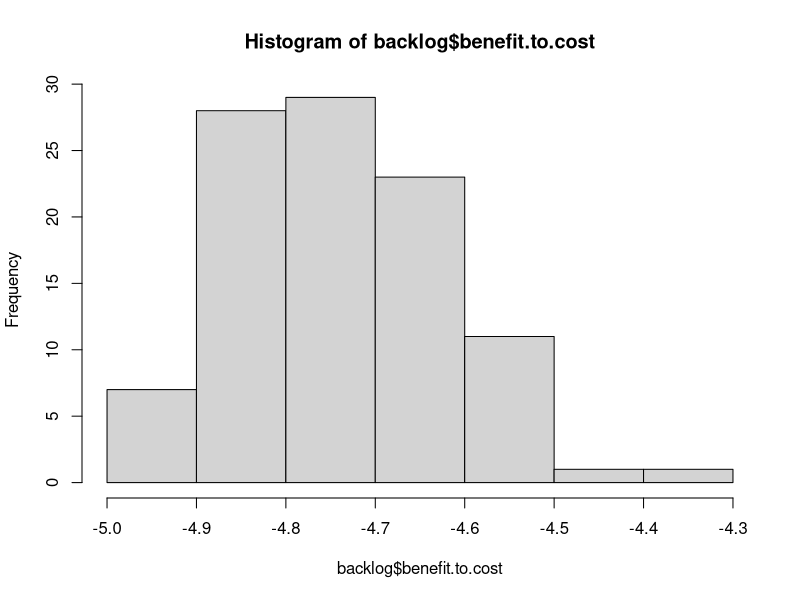
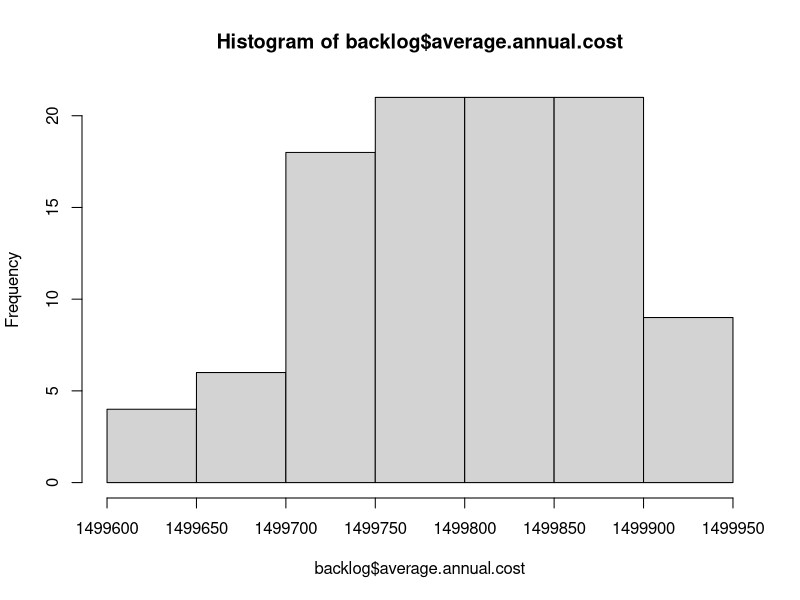
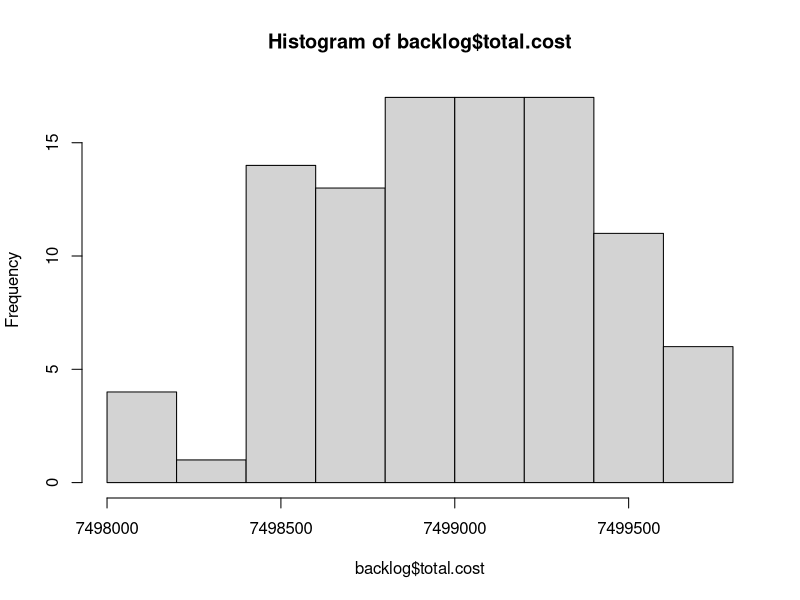
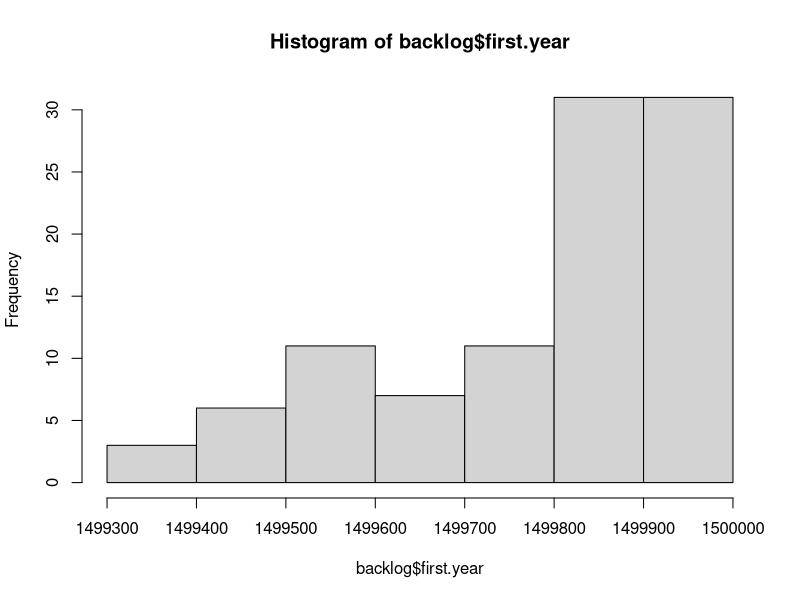

Recreate these plots in R, in order. (Note: this script raises an error after producing the figures.)
# Read Me ####
# This code analyzes data from FST, the City's pavement consultant
# It models the cost and PCI degredation in order to optimize pavement decisions
# OCI value = PCI.  Note these scores are from November 2012.
# Created By Daniel Hadley

# Considerations: 
# 1. The knapsack approximates an optimal outcome, but needs to be inspected in cases where the 
# limit is low,E.g., http://oucsace.cs.ohiou.edu/~razvan/courses/cs4040/lecture16.pdf
# 2. The model makes assumptions about the differences in PCI reset of various treatment types.
# It assumes that patching only resets to PCI + 6, for example. 

library("plyr")


# Import data ####
# setwd("K:/Somerstat/Common/Data/2014 StreetStat/PCI_Code")
setwd ("~/Documents/Git/PCI_Code") #at home
d <- read.csv("PCI.csv")


# Create new variables #### 
d$sq.ft <- d$PavementWi * d$Length # Sq. Feet
d$sq.yd <- d$sq.ft * 0.111111 # Sq. Yards


# Functions needed for the model: ####
# f(Age) = PCI, f(PCI) = AGE, f(Age, Pave, Old PCI) = New PCI 
# f(PCI) = AGE, f(PCI) = Cost, f(knapsack) = pave 

# f(Age) = PCI
# Referenes below
# http://onlinepubs.trb.org/onlinepubs/conferences/2012/assetmgmt/presentations/Data-A-Ramirez-Flores-Chang-Albitres.pdf
# https://repository.tamu.edu/bitstream/handle/1969.1/ETD-TAMU-2009-05-317/DESHMUKH-THESIS.pdf?sequence=2
# http://www.mylongview.com/modules/showdocument.aspx?documentid=631
# See AnalyzePCI.R
PCIf <- function(AGE){ 
  PCI <- ifelse(d$Functional == "CO - Collector", 100 - (106/((log(79/AGE))^(1/.48))),
                ifelse(d$Functional == "AR - Arterial", 100 - (109/((log(88/AGE))^(1/.58))),
                       100 - (97/((log(110/AGE))^(1/.61)))
                ))
  return(PCI)
}


# f(PCI, Function, Sq.yd) = Cost 
Costf <- function(OCI, Functional, sq.yd){ 
  Cost <- ifelse((OCI >= 68) & (OCI < 88), 1.8,
         ifelse((OCI >= 47) & (OCI < 68), 18.50,
                ifelse((OCI >= 25) & (OCI < 47) & (Functional == "RT - Residential Local"), 76.80,
                       ifelse((OCI >= 25) & (OCI < 47) & (Functional == "RE - Residential Dead End"), 76.80,
                              ifelse((OCI >= 25) & (OCI < 47) & (Functional == "CO - Collector" ), 91.10,
                                     ifelse((OCI >= 25) & (OCI < 47) & (Functional == "AR - Arterial"), 91.10,
                                            ifelse((OCI >= 0) & (OCI < 25) & (Functional == "RT - Residential Local"), 139.80,
                                                   ifelse((OCI >= 0) & (OCI < 25) & (Functional == "RE - Residential Dead End"), 139.80,
                                                          ifelse((OCI >= 0) & (OCI < 25) & (Functional == "CO - Collector"), 147.70,
                                                                 ifelse((OCI >= 0) & (OCI < 25) & (Functional == "AR - Arterial"), 162.10,
                                                                        ifelse(OCI >= 88, 0, 360)))))))))))
  return(Cost*sq.yd)
}


#f(Pave, Previous Year's Moritorium) = Moritorium
Moritoriumf <- function(Pave, MoritoriumX){
  Moritorium <- ifelse(Pave == 1, 1, 
                       ifelse((MoritoriumX > 0) & (MoritoriumX < 3), 1 + MoritoriumX,
                              0 
                              ))
  return(Moritorium)
}


# f(PCI) = delta
# This takes the current PCI and calculates the difference between that and the PCI post treatment
# This is essentially the "value" in the knapsack algo
# The penultimate line ensures that during the moratorium (3 years after work is done), that
# street is not selected for maintenance yet
Deltaf <- function(OldOCI, sq.yd, Moratorium){ 
   Delta <- ifelse((OldOCI >= 68) & (OldOCI < 88) & (Moratorium == 0), ((OldOCI + 8) * sq.yd) - (OldOCI * sq.yd),
                   ifelse((OldOCI >= 47) & (OldOCI < 68) & (Moratorium == 0), ((OldOCI + 7) * sq.yd) - (OldOCI * sq.yd),
                   # why + 8 and +9: http//www.ci.san-ramon.ca.us/engr/pavement.html
                   ifelse((OldOCI >= 25) & (OldOCI < 47) & (Moratorium == 0), (96 * sq.yd) - (OldOCI * sq.yd),
                          ifelse(Moratorium != 0, 0, 
                          (100 * sq.yd) - (OldOCI * sq.yd)
                                 ))))                      
  return(Delta)
}


# # f(value, weight, limit ) = pave. This is the OLD Pave function
# # This is a greedy approximation to the Knapsack algorithm
# knapsack <- function(value, weight, limit){
#   benefit.to.cost <- value / weight #Create ratio
#   df = data.frame(value, weight, benefit.to.cost) # turn it into a DF
#   df$ID <- (1:nrow(df)) # add ID to resort later
#   df <- df[with(df, order(-benefit.to.cost)), ] # Sort by benefit.to.cost
#   rownames(df) <- NULL # Reset the row names for easier indexing
#   df$total.weight <- ifelse(cumsum(df$weight) <= limit, cumsum(df$weight), 0) # Add first items that fit
#   # I need to add a break here if nothing fits in the bag on the first pass
#   for(i in 2:nrow(df)){ #Start in row 2 because some values have been added above
#     df$total.weight[i] <- ifelse(df$weight[i] + df$total.weight[i-1] <= limit, # If adding won't go over limit
#                                  df$weight[i] + df$total.weight[i-1], df$total.weight[i-1]) # If it will, keep Weight the same
#   }
#   df$add <- 0
#   df$add[1] <- ifelse(df$total.weight[1] > 0, 1, 0)
#   for(i in 2:nrow(df)){ #Start in row 2 
#     df$add[i] <- ifelse(df$total.weight[i] > df$total.weight[i-1], 1, 0) # 1 if it has been added
#   }
#   df$add <- ifelse(df$benefit.to.cost == 0, 0, df$add) #To avoid paving streets under moratorium
#   df$add <- ifelse(df$value == 0, 0, df$add)
#   df <- df[with(df, order(ID)), ] # Resort by ID
#   rownames(df) <- NULL # Reset the row names for easier indexing
#   return(df$add)
# }


# f(value, weight, limit preventive maintenance, limit reconstruction) = pave. This is the basic Pave function
# This is a greedy approximation to the Knapsack algorithm
knapsack <- function(value, weight, limitPM, limitR, PCI){
  benefit.to.cost <- value / weight #Create ratio
  df = data.frame(value, weight, benefit.to.cost, PCI) # turn it into a DF
  df$ID <- (1:nrow(df)) # add ID to resort later
  df <- df[with(df, order(-benefit.to.cost)), ] # Sort by benefit.to.cost
  rownames(df) <- NULL # Reset the row names for easier indexing
  df$total.weight <- ifelse(cumsum(df$weight) <= limitPM, cumsum(df$weight), 0) # Add first items that fit
  # I need to add a break here if nothing fits in the bag on the first pass
  for(i in 2:nrow(df)){ #Start in row 2 because some values have been added above
    df$total.weight[i] <- ifelse(df$weight[i] + df$total.weight[i-1] <= limitPM, # If adding won't go over limit
                                 df$weight[i] + df$total.weight[i-1], df$total.weight[i-1]) # If it will, keep Weight the same
  }
  df$add <- 0
  df$add[1] <- ifelse(df$total.weight[1] > 0, 1, 0)
  for(i in 2:nrow(df)){ #Start in row 2 
    df$add[i] <- ifelse(df$total.weight[i] > df$total.weight[i-1], 1, 0) # 1 if it has been added
  }
  df$add <- ifelse(df$benefit.to.cost == 0, 0, df$add) #To avoid paving streets under moratorium
  df$add <- ifelse(df$value == 0, 0, df$add)
  # Now do it all again for full reconstruction of the worst streets
  df <- df[with(df, order(PCI)), ] # Sort by PCI
  rownames(df) <- NULL # Reset the row names for easier indexing
  df$total.weight.a <- ifelse(cumsum(df$weight) <= limitR, cumsum(df$weight), 0) # Add first items that fit
  # I need to add a break here if nothing fits in the bag on the first pass
  for(i in 2:nrow(df)){ #Start in row 2 because some values have been added above
    df$total.weight.a[i] <- ifelse(df$weight[i] + df$total.weight.a[i-1] <= limitR, # If adding won't go over limit
                                 df$weight[i] + df$total.weight.a[i-1], df$total.weight.a[i-1]) # If it will, keep Weight the same
  }
  df$add.a <- 0
  df$add.a[1] <- ifelse(df$total.weight.a[1] > 0, 1, 0)
  for(i in 2:nrow(df)){ #Start in row 2 
    df$add.a[i] <- ifelse(df$total.weight.a[i] > df$total.weight.a[i-1], 1, 0) # 1 if it has been added
  }
  df$add.a <- ifelse(df$benefit.to.cost == 0, 0, df$add.a) #To avoid paving streets under moratorium
  df$add.a <- ifelse(df$value == 0, 0, df$add.a)
  # now resort
  df <- df[with(df, order(ID)), ] # Resort by ID
  rownames(df) <- NULL # Reset the row names for easier indexing
  df$pave <- ifelse((df$add == 1) | (df$add.a == 1), 1, 0)
  return(df$pave)
}


# f(Age, Pave, Old PCI) = New PCI
# See AnalyzePCI.R
NewPCIf <- function(AGE, Pave, OldOCI){
  NewPCI <- ifelse((OldOCI >= 68) & (OldOCI < 88) & (Pave == 1), OldOCI + 8,
                   # why + 7: http//www.ci.san-ramon.ca.us/engr/pavement.html
                   ifelse((OldOCI >= 47) & (OldOCI < 68) & (Pave == 1), OldOCI + 7,
                          ifelse((OldOCI >= 25) & (OldOCI < 47) & (Pave == 1), 96, 
                                 # http://www.mylongview.com/modules/showdocument.aspx?documentid=631
                                 ifelse((OldOCI >= 0) & (OldOCI < 25) & (Pave == 1), 100,
                                        ifelse((d$Functional == "CO - Collector") & (Pave == 0), 100 - (106/((log(79/AGE))^(1/.48))),
                                               ifelse((d$Functional == "AR - Arterial") & (Pave == 0), 100 - (109/((log(88/AGE))^(1/.58))),
                                                      100 - (97/((log(110/AGE))^(1/.61)))
                                 ))))))                      
  return(NewPCI)
}


# f(NewPCI) = New Age
Agef <- function(NewPCI){
  NewAge <- ifelse((d$Functional == "CO - Collector"), 79*(2.71828^(-9.37879/(100-NewPCI)^0.48)),
                   ifelse((d$Functional == "AR - Arterial"), 88*(2.71828^(-15.1952/(100-NewPCI)^0.58)),
                          110*(2.71828^(-16.2904/(100-NewPCI)^0.61))
                   ))
                   
  return(NewAge)
}


# Final model ####

  d$Age <- Agef(d$OCI) # Estimated age in Nov 2012
  d$backlog <- Costf(d$OCI, d$Functional, d$sq.yd) # Backlog in Nov 2012
  d$Moritorium <- 0 # Hold for three years between routine maintenance 
  d$Delta.a <- Deltaf(d$OCI, d$sq.yd, d$Moritorium) # Difference between old OCI and potential OCI
  d$Pave.a <- knapsack(d$Delta.a, d$backlog, 1000000, 1000000, d$OCI) # Pave or not in spring 2013
  d$cost.a <- ifelse(d$Pave.a == 1, Costf(d$OCI, d$Functional, d$sq.yd),0) #The cost to pave the selected streets
  d$Moritorium.a <- Moritoriumf(d$Pave.a, d$Moritorium) #if work has been done, hold for 3 years
  d$Age.Tmp <- (1 + d$Age) #Temporary to do the new PCI calculation
  d$PCI.a <-  NewPCIf(d$Age.Tmp, d$Pave.a, d$OCI)
  d$Age.a <- Agef(d$PCI.a) # The new "age" in Nov 2013. E.g., crack and seal streets are not brand new.
d$backlog.a <- Costf(d$PCI.a, d$Functional, d$sq.yd) #Backlog in Nov 2013
  d$Delta.b <- Deltaf(d$PCI.a, d$sq.yd, d$Moritorium.a)
  d$Pave.b <- knapsack(d$Delta.b, d$backlog.a, 1000000, 1000000, d$PCI.a)
  d$cost.b <- ifelse(d$Pave.b == 1, Costf(d$PCI.a, d$Functional, d$sq.yd),0)
  d$Moritorium.b <- Moritoriumf(d$Pave.b, d$Moritorium.a)
  d$Age.Tmp <- (1 + d$Age.a) 
  d$PCI.b <-  NewPCIf(d$Age.Tmp, d$Pave.b, d$PCI.a)
  d$Age.b <- Agef(d$PCI.b)
d$backlog.b <- Costf(d$PCI.b, d$Functional, d$sq.yd)
  d$Delta.c <- Deltaf(d$PCI.b, d$sq.yd, d$Moritorium.b)
  d$Pave.c <- knapsack(d$Delta.c, d$backlog.b, 1000000, 1000000, d$PCI.b)
  d$cost.c <- ifelse(d$Pave.c == 1, Costf(d$PCI.b, d$Functional, d$sq.yd),0)
  d$Moritorium.c <- Moritoriumf(d$Pave.c, d$Moritorium.b)
  d$Age.Tmp <- (1 + d$Age.b) 
  d$PCI.c <-  NewPCIf(d$Age.Tmp, d$Pave.c, d$PCI.b)
  d$Age.c <- Agef(d$PCI.c)
d$backlog.c <- Costf(d$PCI.c, d$Functional, d$sq.yd)
  d$Delta.d <- Deltaf(d$PCI.c, d$sq.yd, d$Moritorium.c)
  d$Pave.d <- knapsack(d$Delta.d, d$backlog.c, 1000000, 1000000, d$PCI.c)
  d$cost.d <- ifelse(d$Pave.d == 1, Costf(d$PCI.c, d$Functional, d$sq.yd),0)
  d$Moritorium.d <- Moritoriumf(d$Pave.d, d$Moritorium.c)
  d$Age.Tmp <- (1 + d$Age.c) 
  d$PCI.d <-  NewPCIf(d$Age.Tmp, d$Pave.d, d$PCI.c)
  d$Age.d <- Agef(d$PCI.d)
d$backlog.d <- Costf(d$PCI.d, d$Functional, d$sq.yd)
  d$Delta.e <- Deltaf(d$PCI.d, d$sq.yd, d$Moritorium.d)
  d$Pave.e <- knapsack(d$Delta.e, d$backlog.d, 1000000, 1000000, d$PCI.d)
  d$cost.e <- ifelse(d$Pave.e == 1, Costf(d$PCI.d, d$Functional, d$sq.yd),0)
  d$Moritorium.e <- Moritoriumf(d$Pave.e, d$Moritorium.d)
  d$Age.Tmp <- (1 + d$Age.d) 
  d$PCI.e <-  NewPCIf(d$Age.Tmp, d$Pave.e, d$PCI.d)
  d$Age.e <- Agef(d$PCI.e)
d$backlog.e <- Costf(d$PCI.e, d$Functional, d$sq.yd)


# Final model wrapped in a function ####

# f(n) = output
Modelf <- function(n){
  d$Age <- Agef(d$OCI) # Estimated age in Nov 2012
  d$backlog <- Costf(d$OCI, d$Functional, d$sq.yd) # Backlog in Nov 2012
  d$Moritorium <- 0 # Hold for three years between routine maintenance 
  d$Delta.a <- Deltaf(d$OCI, d$sq.yd, d$Moritorium) # Difference between old OCI and potential OCI
  d$Pave.a <- knapsack(d$Delta.a, d$backlog, 1000000, 1000000, d$OCI) # Pave or not in spring 2013
  d$cost.a <- ifelse(d$Pave.a == 1, Costf(d$OCI, d$Functional, d$sq.yd),0) #The cost to pave the selected streets
  d$Moritorium.a <- Moritoriumf(d$Pave.a, d$Moritorium) #if work has been done, hold for 3 years
  d$Age.Tmp <- (1 + d$Age) #Temporary to do the new PCI calculation
  d$PCI.a <-  NewPCIf(d$Age.Tmp, d$Pave.a, d$OCI)
  d$Age.a <- Agef(d$PCI.a) # The new "age" in Nov 2013. E.g., crack and seal streets are not brand new.
  d$backlog.a <- Costf(d$PCI.a, d$Functional, d$sq.yd) #Backlog in Nov 2013
  d$Delta.b <- Deltaf(d$PCI.a, d$sq.yd, d$Moritorium.a)
  d$Pave.b <- knapsack(d$Delta.b, d$backlog.a, 1000000, 1000000, d$PCI.a)
  d$cost.b <- ifelse(d$Pave.b == 1, Costf(d$PCI.a, d$Functional, d$sq.yd),0)
  d$Moritorium.b <- Moritoriumf(d$Pave.b, d$Moritorium.a)
  d$Age.Tmp <- (1 + d$Age.a) 
  d$PCI.b <-  NewPCIf(d$Age.Tmp, d$Pave.b, d$PCI.a)
  d$Age.b <- Agef(d$PCI.b)
  d$backlog.b <- Costf(d$PCI.b, d$Functional, d$sq.yd)
  d$Delta.c <- Deltaf(d$PCI.b, d$sq.yd, d$Moritorium.b)
  d$Pave.c <- knapsack(d$Delta.c, d$backlog.b, 1000000, 1000000, d$PCI.b)
  d$cost.c <- ifelse(d$Pave.c == 1, Costf(d$PCI.b, d$Functional, d$sq.yd),0)
  d$Moritorium.c <- Moritoriumf(d$Pave.c, d$Moritorium.b)
  d$Age.Tmp <- (1 + d$Age.b) 
  d$PCI.c <-  NewPCIf(d$Age.Tmp, d$Pave.c, d$PCI.b)
  d$Age.c <- Agef(d$PCI.c)
  d$backlog.c <- Costf(d$PCI.c, d$Functional, d$sq.yd)
  d$Delta.d <- Deltaf(d$PCI.c, d$sq.yd, d$Moritorium.c)
  d$Pave.d <- knapsack(d$Delta.d, d$backlog.c, 1000000, 1000000, d$PCI.c)
  d$cost.d <- ifelse(d$Pave.d == 1, Costf(d$PCI.c, d$Functional, d$sq.yd),0)
  d$Moritorium.d <- Moritoriumf(d$Pave.d, d$Moritorium.c)
  d$Age.Tmp <- (1 + d$Age.c) 
  d$PCI.d <-  NewPCIf(d$Age.Tmp, d$Pave.d, d$PCI.c)
  d$Age.d <- Agef(d$PCI.d)
  d$backlog.d <- Costf(d$PCI.d, d$Functional, d$sq.yd)
  d$Delta.e <- Deltaf(d$PCI.d, d$sq.yd, d$Moritorium.d)
  d$Pave.e <- knapsack(d$Delta.e, d$backlog.d, 1000000, 1000000, d$PCI.d)
  d$cost.e <- ifelse(d$Pave.e == 1, Costf(d$PCI.d, d$Functional, d$sq.yd),0)
  d$Moritorium.e <- Moritoriumf(d$Pave.e, d$Moritorium.d)
  d$Age.Tmp <- (1 + d$Age.d) 
  d$PCI.e <-  NewPCIf(d$Age.Tmp, d$Pave.e, d$PCI.d)
  d$Age.e <- Agef(d$PCI.e)
  d$backlog.e <- Costf(d$PCI.e, d$Functional, d$sq.yd)
#   Now create the outputs
backlog <- sum(d$backlog.e)
backlog.reduction <- (sum(d$backlog)) - (sum(d$backlog.e))
total.cost <- sum(d$cost.a, d$cost.b, d$cost.c, d$cost.d, d$cost.e)
benefit.to.cost <- backlog.reduction / total.cost
average.annual.cost <- ((sum(d$cost.a)) + (sum(d$cost.b)) + (sum(d$cost.c)) + 
                          (sum(d$cost.d)) + (sum(d$cost.e))) / 5
first.year <- sum(d$cost.a)
output <- list(backlog, backlog.reduction, total.cost, benefit.to.cost, average.annual.cost, first.year)
return(output)
}

Modelf(1)


# Stochastic Model for comparison ####
# f(value, weight, limit ) = pave. 
# This is a greedy approximation to the Knapsack algorithm
knapsack <- function(value, weight, limit){
  benefit.to.cost <- sample(1:573, 573, replace=F) #Instead of real ratio, make it random
  df = data.frame(value, weight, benefit.to.cost) # turn it into a DF
  df$ID <- (1:nrow(df)) # add ID to resort later
  df <- df[with(df, order(-benefit.to.cost)), ] # Sort by benefit.to.cost
  rownames(df) <- NULL # Reset the row names for easier indexing
  df$total.weight <- ifelse(cumsum(df$weight) <= limit, cumsum(df$weight), 0) # Add first items that fit
  # I need to add a break here if nothing fits in the bag on the first pass
  for(i in 2:nrow(df)){ #Start in row 2 because some values have been added above
    df$total.weight[i] <- ifelse(df$weight[i] + df$total.weight[i-1] <= limit, # If adding won't go over limit
                                 df$weight[i] + df$total.weight[i-1], df$total.weight[i-1]) # If it will, keep Weight the same
  }
  df$add <- 0
  df$add[1] <- ifelse(df$total.weight[1] > 0, 1, 0)
  for(i in 2:nrow(df)){ #Start in row 2 
    df$add[i] <- ifelse(df$total.weight[i] > df$total.weight[i-1], 1, 0) # 1 if it has been added
  }
  df <- df[with(df, order(ID)), ] # Resort by ID
  rownames(df) <- NULL # Reset the row names for easier indexing
  return(df$add)
}


Modelf <- function(n){
  d$Age <- Agef(d$OCI) # Estimated age in Nov 2012
  d$backlog <- Costf(d$OCI, d$Functional, d$sq.yd) # Backlog in Nov 2012
  d$Moritorium <- 0 # Hold for three years between routine maintenance 
  d$Delta.a <- Deltaf(d$OCI, d$sq.yd, d$Moritorium) # Difference between old OCI and potential OCI
  d$Pave.a <- knapsack(d$Delta.a, d$backlog, 1500000) # Pave or not in spring 2013
  d$cost.a <- ifelse(d$Pave.a == 1, Costf(d$OCI, d$Functional, d$sq.yd),0) #The cost to pave the selected streets
  d$Moritorium.a <- Moritoriumf(d$Pave.a, d$Moritorium) #if work has been done, hold for 3 years
  d$Age.Tmp <- (1 + d$Age) #Temporary to do the new PCI calculation
  d$PCI.a <-  NewPCIf(d$Age.Tmp, d$Pave.a, d$OCI)
  d$Age.a <- Agef(d$PCI.a) # The new "age" in Nov 2013. E.g., crack and seal streets are not brand new.
  d$backlog.a <- Costf(d$PCI.a, d$Functional, d$sq.yd) #Backlog in Nov 2013
  d$Delta.b <- Deltaf(d$PCI.a, d$sq.yd, d$Moritorium.a)
  d$Pave.b <- knapsack(d$Delta.b, d$backlog.a, 1500000)
  d$cost.b <- ifelse(d$Pave.b == 1, Costf(d$PCI.a, d$Functional, d$sq.yd),0)
  d$Moritorium.b <- Moritoriumf(d$Pave.b, d$Moritorium.a)
  d$Age.Tmp <- (1 + d$Age.a) 
  d$PCI.b <-  NewPCIf(d$Age.Tmp, d$Pave.b, d$PCI.a)
  d$Age.b <- Agef(d$PCI.b)
  d$backlog.b <- Costf(d$PCI.b, d$Functional, d$sq.yd)
  d$Delta.c <- Deltaf(d$PCI.b, d$sq.yd, d$Moritorium.b)
  d$Pave.c <- knapsack(d$Delta.c, d$backlog.b, 1500000)
  d$cost.c <- ifelse(d$Pave.c == 1, Costf(d$PCI.b, d$Functional, d$sq.yd),0)
  d$Moritorium.c <- Moritoriumf(d$Pave.c, d$Moritorium.b)
  d$Age.Tmp <- (1 + d$Age.b) 
  d$PCI.c <-  NewPCIf(d$Age.Tmp, d$Pave.c, d$PCI.b)
  d$Age.c <- Agef(d$PCI.c)
  d$backlog.c <- Costf(d$PCI.c, d$Functional, d$sq.yd)
  d$Delta.d <- Deltaf(d$PCI.c, d$sq.yd, d$Moritorium.c)
  d$Pave.d <- knapsack(d$Delta.d, d$backlog.c, 1500000)
  d$cost.d <- ifelse(d$Pave.d == 1, Costf(d$PCI.c, d$Functional, d$sq.yd),0)
  d$Moritorium.d <- Moritoriumf(d$Pave.d, d$Moritorium.c)
  d$Age.Tmp <- (1 + d$Age.c) 
  d$PCI.d <-  NewPCIf(d$Age.Tmp, d$Pave.d, d$PCI.c)
  d$Age.d <- Agef(d$PCI.d)
  d$backlog.d <- Costf(d$PCI.d, d$Functional, d$sq.yd)
  d$Delta.e <- Deltaf(d$PCI.d, d$sq.yd, d$Moritorium.d)
  d$Pave.e <- knapsack(d$Delta.e, d$backlog.d, 1500000)
  d$cost.e <- ifelse(d$Pave.e == 1, Costf(d$PCI.d, d$Functional, d$sq.yd),0)
  d$Moritorium.e <- Moritoriumf(d$Pave.e, d$Moritorium.d)
  d$Age.Tmp <- (1 + d$Age.d) 
  d$PCI.e <-  NewPCIf(d$Age.Tmp, d$Pave.e, d$PCI.d)
  d$Age.e <- Agef(d$PCI.e)
  d$backlog.e <- Costf(d$PCI.e, d$Functional, d$sq.yd)
  #   Now create the outputs
  backlog <- sum(d$backlog.e)
  backlog.reduction <- (sum(d$backlog)) - (sum(d$backlog.e))
  total.cost <- sum(d$cost.a, d$cost.b, d$cost.c, d$cost.d, d$cost.e)
  benefit.to.cost <- backlog.reduction / total.cost
  average.annual.cost <- ((sum(d$cost.a)) + (sum(d$cost.b)) + (sum(d$cost.c)) + 
                            (sum(d$cost.d)) + (sum(d$cost.e))) / 5
  first.year <- sum(d$cost.a)
  output <- list(backlog, backlog.reduction, total.cost, benefit.to.cost, average.annual.cost, first.year)
  return(output)
}

Modelf(1)

# Now run the function X number of times
# http://stats.stackexchange.com/questions/7999/how-to-efficiently-repeat-a-function-on-a-data-set-in-r
library("plyr")
l <- alply(cbind(rep(100,100),rep(20,10)),1,Modelf)
backlog <- data.frame(matrix(unlist(l), nrow=100, byrow=T))
colnames(backlog) <- c("backlog", "backlog.reduction", "total.cost", "benefit.to.cost", 
                       "average.annual.cost", "first.year")

hist(backlog$benefit.to.cost)
hist(backlog$average.annual.cost)
hist(backlog$total.cost)
hist(backlog$first.year)


# Final model for comparison to consultant: cap = $2m + $2m worst streets  ####
# Backlog after 5 years for consultant spending $4.5 m is $81,115,018 m.

# f(n) = output
Modelf <- function(n){
  d$Age <- Agef(d$OCI) # Estimated age in Nov 2012
  d$backlog <- Costf(d$OCI, d$Functional, d$sq.yd) # Backlog in Nov 2012
  d$Moritorium <- 0 # Hold for three years between routine maintenance 
  d$Delta.a <- Deltaf(d$OCI, d$sq.yd, d$Moritorium) # Difference between old OCI and potential OCI
  d$Pave.a <- knapsack(d$Delta.a, d$backlog, 2000000, 2000000, d$OCI) # Pave or not in spring 2013
  d$cost.a <- ifelse(d$Pave.a == 1, Costf(d$OCI, d$Functional, d$sq.yd),0) #The cost to pave the selected streets
  d$Moritorium.a <- Moritoriumf(d$Pave.a, d$Moritorium) #if work has been done, hold for 3 years
  d$Age.Tmp <- (1 + d$Age) #Temporary to do the new PCI calculation
  d$PCI.a <-  NewPCIf(d$Age.Tmp, d$Pave.a, d$OCI)
  d$Age.a <- Agef(d$PCI.a) # The new "age" in Nov 2013. E.g., crack and seal streets are not brand new.
  d$backlog.a <- Costf(d$PCI.a, d$Functional, d$sq.yd) #Backlog in Nov 2013
  d$Delta.b <- Deltaf(d$PCI.a, d$sq.yd, d$Moritorium.a)
  d$Pave.b <- knapsack(d$Delta.b, d$backlog.a, 2000000, 2000000, d$PCI.a)
  d$cost.b <- ifelse(d$Pave.b == 1, Costf(d$PCI.a, d$Functional, d$sq.yd),0)
  d$Moritorium.b <- Moritoriumf(d$Pave.b, d$Moritorium.a)
  d$Age.Tmp <- (1 + d$Age.a) 
  d$PCI.b <-  NewPCIf(d$Age.Tmp, d$Pave.b, d$PCI.a)
  d$Age.b <- Agef(d$PCI.b)
  d$backlog.b <- Costf(d$PCI.b, d$Functional, d$sq.yd)
  d$Delta.c <- Deltaf(d$PCI.b, d$sq.yd, d$Moritorium.b)
  d$Pave.c <- knapsack(d$Delta.c, d$backlog.b, 2000000, 2000000, d$PCI.b)
  d$cost.c <- ifelse(d$Pave.c == 1, Costf(d$PCI.b, d$Functional, d$sq.yd),0)
  d$Moritorium.c <- Moritoriumf(d$Pave.c, d$Moritorium.b)
  d$Age.Tmp <- (1 + d$Age.b) 
  d$PCI.c <-  NewPCIf(d$Age.Tmp, d$Pave.c, d$PCI.b)
  d$Age.c <- Agef(d$PCI.c)
  d$backlog.c <- Costf(d$PCI.c, d$Functional, d$sq.yd)
  d$Delta.d <- Deltaf(d$PCI.c, d$sq.yd, d$Moritorium.c)
  d$Pave.d <- knapsack(d$Delta.d, d$backlog.c, 2000000, 2000000, d$PCI.c)
  d$cost.d <- ifelse(d$Pave.d == 1, Costf(d$PCI.c, d$Functional, d$sq.yd),0)
  d$Moritorium.d <- Moritoriumf(d$Pave.d, d$Moritorium.c)
  d$Age.Tmp <- (1 + d$Age.c) 
  d$PCI.d <-  NewPCIf(d$Age.Tmp, d$Pave.d, d$PCI.c)
  d$Age.d <- Agef(d$PCI.d)
  d$backlog.d <- Costf(d$PCI.d, d$Functional, d$sq.yd)
  d$Delta.e <- Deltaf(d$PCI.d, d$sq.yd, d$Moritorium.d)
  d$Pave.e <- knapsack(d$Delta.e, d$backlog.d, 2000000, 2000000, d$PCI.d)
  d$cost.e <- ifelse(d$Pave.e == 1, Costf(d$PCI.d, d$Functional, d$sq.yd),0)
  d$Moritorium.e <- Moritoriumf(d$Pave.e, d$Moritorium.d)
  d$Age.Tmp <- (1 + d$Age.d) 
  d$PCI.e <-  NewPCIf(d$Age.Tmp, d$Pave.e, d$PCI.d)
  d$Age.e <- Agef(d$PCI.e)
  d$backlog.e <- Costf(d$PCI.e, d$Functional, d$sq.yd)
  #   Now create the outputs
  backlog <- sum(d$backlog.e)
  backlog.reduction <- (sum(d$backlog)) - (sum(d$backlog.e))
  total.cost <- sum(d$cost.a, d$cost.b, d$cost.c, d$cost.d, d$cost.e)
  benefit.to.cost <- backlog.reduction / total.cost
  average.annual.cost <- ((sum(d$cost.a)) + (sum(d$cost.b)) + (sum(d$cost.c)) + 
                            (sum(d$cost.d)) + (sum(d$cost.e))) / 5
  first.year <- sum(d$cost.a)
  output <- list(backlog, backlog.reduction, total.cost, benefit.to.cost, average.annual.cost, first.year)
  return(output)
}

Modelf(1)


# Here are the Streets that DPW did in 2013 ####
Modelf <- function(n){
  d$Age <- Agef(d$OCI) # Estimated age in Nov 2012
  d$backlog <- Costf(d$OCI, d$Functional, d$sq.yd) # Backlog in Nov 2012
  d$Moritorium <- 0 # Hold for three years between routine maintenance 
  d$Delta.a <- Deltaf(d$OCI, d$sq.yd, d$Moritorium) # Difference between old OCI and potential OCI
  ## The following list is missing the private ways and the part of Shore they did. Was it all Shore?
  d$Pave.a <- ifelse(d$STREETNAME %in% c('ALBION ST' , 'ALBION TERR', 'BELMONT SQ', 'HAMMOND ST',
                                         'MORGAN ST', 'WHEELER ST', 'WYATT ST', 'YORKTOWN ST'), 1, 0)
  d$cost.a <- ifelse(d$Pave.a == 1, Costf(d$OCI, d$Functional, d$sq.yd),0) #The cost to pave the selected streets
  d$Moritorium.a <- Moritoriumf(d$Pave.a, d$Moritorium) #if work has been done, hold for 3 years
  d$Age.Tmp <- (1 + d$Age) #Temporary to do the new PCI calculation
  d$PCI.a <-  NewPCIf(d$Age.Tmp, d$Pave.a, d$OCI)
  d$Age.a <- Agef(d$PCI.a) # The new "age" in Nov 2013. E.g., crack and seal streets are not brand new.
  d$backlog.a <- Costf(d$PCI.a, d$Functional, d$sq.yd) #Backlog in Nov 2013
  d$Delta.b <- Deltaf(d$PCI.a, d$sq.yd, d$Moritorium.a)
  d$Pave.b <- knapsack(d$Delta.b, d$backlog.a, 1000000, 1000000, d$PCI.a)
  d$cost.b <- ifelse(d$Pave.b == 1, Costf(d$PCI.a, d$Functional, d$sq.yd),0)
  d$Moritorium.b <- Moritoriumf(d$Pave.b, d$Moritorium.a)
  d$Age.Tmp <- (1 + d$Age.a) 
  d$PCI.b <-  NewPCIf(d$Age.Tmp, d$Pave.b, d$PCI.a)
  d$Age.b <- Agef(d$PCI.b)
  d$backlog.b <- Costf(d$PCI.b, d$Functional, d$sq.yd)
  d$Delta.c <- Deltaf(d$PCI.b, d$sq.yd, d$Moritorium.b)
  d$Pave.c <- knapsack(d$Delta.c, d$backlog.b, 1000000, 1000000, d$PCI.b)
  d$cost.c <- ifelse(d$Pave.c == 1, Costf(d$PCI.b, d$Functional, d$sq.yd),0)
  d$Moritorium.c <- Moritoriumf(d$Pave.c, d$Moritorium.b)
  d$Age.Tmp <- (1 + d$Age.b) 
  d$PCI.c <-  NewPCIf(d$Age.Tmp, d$Pave.c, d$PCI.b)
  d$Age.c <- Agef(d$PCI.c)
  d$backlog.c <- Costf(d$PCI.c, d$Functional, d$sq.yd)
  d$Delta.d <- Deltaf(d$PCI.c, d$sq.yd, d$Moritorium.c)
  d$Pave.d <- knapsack(d$Delta.d, d$backlog.c, 1000000, 1000000, d$PCI.c)
  d$cost.d <- ifelse(d$Pave.d == 1, Costf(d$PCI.c, d$Functional, d$sq.yd),0)
  d$Moritorium.d <- Moritoriumf(d$Pave.d, d$Moritorium.c)
  d$Age.Tmp <- (1 + d$Age.c) 
  d$PCI.d <-  NewPCIf(d$Age.Tmp, d$Pave.d, d$PCI.c)
  d$Age.d <- Agef(d$PCI.d)
  d$backlog.d <- Costf(d$PCI.d, d$Functional, d$sq.yd)
  d$Delta.e <- Deltaf(d$PCI.d, d$sq.yd, d$Moritorium.d)
  d$Pave.e <- knapsack(d$Delta.e, d$backlog.d, 1000000, 1000000, d$PCI.d)
  d$cost.e <- ifelse(d$Pave.e == 1, Costf(d$PCI.d, d$Functional, d$sq.yd),0)
  d$Moritorium.e <- Moritoriumf(d$Pave.e, d$Moritorium.d)
  d$Age.Tmp <- (1 + d$Age.d) 
  d$PCI.e <-  NewPCIf(d$Age.Tmp, d$Pave.e, d$PCI.d)
  d$Age.e <- Agef(d$PCI.e)
  d$backlog.e <- Costf(d$PCI.e, d$Functional, d$sq.yd)
return(sum(d$backlog))
}


# Stochastic Model (random spending number) to see return on investment ####

Modelf <- function(n){
  random <- runif(1, min=10000, max=3000000)
  d$Age <- Agef(d$OCI) # Estimated age in Nov 2012
  d$backlog <- Costf(d$OCI, d$Functional, d$sq.yd) # Backlog in Nov 2012
  d$Moritorium <- 0 # Hold for three years between routine maintenance 
  d$Delta.a <- Deltaf(d$OCI, d$sq.yd, d$Moritorium) # Difference between old OCI and potential OCI
  ## The following list is missing the private ways and the part of Shore they did. Was it all Shore?
  d$Pave.a <- ifelse(d$STREETNAME %in% c('ALBION ST' , 'ALBION TERR', 'BELMONT SQ', 'HAMMOND ST',
                                         'MORGAN ST', 'WHEELER ST', 'WYATT ST', 'YORKTOWN ST'), 1, 0)
  d$cost.a <- ifelse(d$Pave.a == 1, Costf(d$OCI, d$Functional, d$sq.yd),0) #The cost to pave the selected streets
  d$Moritorium.a <- Moritoriumf(d$Pave.a, d$Moritorium) #if work has been done, hold for 3 years
  d$Age.Tmp <- (1 + d$Age) #Temporary to do the new PCI calculation
  d$PCI.a <-  NewPCIf(d$Age.Tmp, d$Pave.a, d$OCI)
  d$Age.a <- Agef(d$PCI.a) # The new "age" in Nov 2013. E.g., crack and seal streets are not brand new.
  d$backlog.a <- Costf(d$PCI.a, d$Functional, d$sq.yd) #Backlog in Nov 2013
  d$Delta.b <- Deltaf(d$PCI.a, d$sq.yd, d$Moritorium.a)
  d$Pave.b <- knapsack(d$Delta.b, d$backlog.a, random, random, d$PCI.a)
  d$cost.b <- ifelse(d$Pave.b == 1, Costf(d$PCI.a, d$Functional, d$sq.yd),0)
  d$Moritorium.b <- Moritoriumf(d$Pave.b, d$Moritorium.a)
  d$Age.Tmp <- (1 + d$Age.a) 
  d$PCI.b <-  NewPCIf(d$Age.Tmp, d$Pave.b, d$PCI.a)
  d$Age.b <- Agef(d$PCI.b)
  d$backlog.b <- Costf(d$PCI.b, d$Functional, d$sq.yd)
  d$Delta.c <- Deltaf(d$PCI.b, d$sq.yd, d$Moritorium.b)
  d$Pave.c <- knapsack(d$Delta.c, d$backlog.b, random, random, d$PCI.b)
  d$cost.c <- ifelse(d$Pave.c == 1, Costf(d$PCI.b, d$Functional, d$sq.yd),0)
  d$Moritorium.c <- Moritoriumf(d$Pave.c, d$Moritorium.b)
  d$Age.Tmp <- (1 + d$Age.b) 
  d$PCI.c <-  NewPCIf(d$Age.Tmp, d$Pave.c, d$PCI.b)
  d$Age.c <- Agef(d$PCI.c)
  d$backlog.c <- Costf(d$PCI.c, d$Functional, d$sq.yd)
  d$Delta.d <- Deltaf(d$PCI.c, d$sq.yd, d$Moritorium.c)
  d$Pave.d <- knapsack(d$Delta.d, d$backlog.c, random, random, d$PCI.c)
  d$cost.d <- ifelse(d$Pave.d == 1, Costf(d$PCI.c, d$Functional, d$sq.yd),0)
  d$Moritorium.d <- Moritoriumf(d$Pave.d, d$Moritorium.c)
  d$Age.Tmp <- (1 + d$Age.c) 
  d$PCI.d <-  NewPCIf(d$Age.Tmp, d$Pave.d, d$PCI.c)
  d$Age.d <- Agef(d$PCI.d)
  d$backlog.d <- Costf(d$PCI.d, d$Functional, d$sq.yd)
  d$Delta.e <- Deltaf(d$PCI.d, d$sq.yd, d$Moritorium.d)
  d$Pave.e <- knapsack(d$Delta.e, d$backlog.d, random, random, d$PCI.d)
  d$cost.e <- ifelse(d$Pave.e == 1, Costf(d$PCI.d, d$Functional, d$sq.yd),0)
  d$Moritorium.e <- Moritoriumf(d$Pave.e, d$Moritorium.d)
  d$Age.Tmp <- (1 + d$Age.d) 
  d$PCI.e <-  NewPCIf(d$Age.Tmp, d$Pave.e, d$PCI.d)
  d$Age.e <- Agef(d$PCI.e)
  d$backlog.e <- Costf(d$PCI.e, d$Functional, d$sq.yd)
  #   Now create the outputs
  random <- random
  backlog <- sum(d$backlog.e)
  backlog.reduction <- (sum(d$backlog)) - (sum(d$backlog.e))
  total.cost <- sum(d$cost.a, d$cost.b, d$cost.c, d$cost.d, d$cost.e)
  benefit.to.cost <- backlog.reduction / total.cost
  average.annual.cost <- ((sum(d$cost.a)) + (sum(d$cost.b)) + (sum(d$cost.c)) + 
                            (sum(d$cost.d)) + (sum(d$cost.e))) / 5
  first.year <- sum(d$cost.a)
  weighted.PCI.a <- weighted.mean(d$PCI.a, d$sq.yd)
  weighted.PCI.e <- weighted.mean(d$PCI.e, d$sq.yd)
  min.PCI.e <- min(d$PCI.e)
  avg.change.PCI <- mean((d$PCI.a - d$OCI)/d$OCI, (d$PCI.b - d$PCI.a)/d$PCI.a,
                         (d$PCI.c - d$PCI.b)/d$PCI.b, (d$PCI.d - d$PCI.c)/d$PCI.c,
                         (d$PCI.e - d$PCI.d)/d$PCI.d)
  output <- list(backlog, backlog.reduction, total.cost, benefit.to.cost, 
                 average.annual.cost, first.year, random, weighted.PCI.a, 
                 weighted.PCI.e, min.PCI.e, avg.change.PCI)
  return(output)
}

Modelf(1)

# Now run the function X number of times
# http://stats.stackexchange.com/questions/7999/how-to-efficiently-repeat-a-function-on-a-data-set-in-r
library("plyr")
l <- alply(cbind(rep(1000,1000),rep(20,10)),1,Modelf)
backlog <- data.frame(matrix(unlist(l), nrow=1000, byrow=T))
colnames(backlog) <- c("backlog", "backlog.reduction", "total.cost", "benefit.to.cost", 
                       "average.annual.cost", "first.year", "Spending", "PCI.a", "PCI.e", 
                       "min.PCI.e", "avg.change.PCI")

hist(backlog$benefit.to.cost)
hist(backlog$average.annual.cost)
hist(backlog$total.cost)
hist(backlog$first.year)


# Here are the Streets that DPW did in 2013 + a Model of worst first at historic levels ####
Modelf <- function(n){
  d$Age <- Agef(d$OCI) # Estimated age in Nov 2012
  d$backlog <- Costf(d$OCI, d$Functional, d$sq.yd) # Backlog in Nov 2012
  d$Moritorium <- 0 # Hold for three years between routine maintenance 
  d$Delta.a <- Deltaf(d$OCI, d$sq.yd, d$Moritorium) # Difference between old OCI and potential OCI
  ## The following list is missing the private ways and the part of Shore they did. Was it all Shore?
  d$Pave.a <- ifelse(d$STREETNAME %in% c('ALBION ST' , 'ALBION TERR', 'BELMONT SQ', 'HAMMOND ST',
                                         'MORGAN ST', 'WHEELER ST', 'WYATT ST', 'YORKTOWN ST'), 1, 0)
  d$cost.a <- ifelse(d$Pave.a == 1, Costf(d$OCI, d$Functional, d$sq.yd),0) #The cost to pave the selected streets
  d$Moritorium.a <- Moritoriumf(d$Pave.a, d$Moritorium) #if work has been done, hold for 3 years
  d$Age.Tmp <- (1 + d$Age) #Temporary to do the new PCI calculation
  d$PCI.a <-  NewPCIf(d$Age.Tmp, d$Pave.a, d$OCI)
  d$Age.a <- Agef(d$PCI.a) # The new "age" in Nov 2013. E.g., crack and seal streets are not brand new.
  d$backlog.a <- Costf(d$PCI.a, d$Functional, d$sq.yd) #Backlog in Nov 2013
  d$Delta.b <- Deltaf(d$PCI.a, d$sq.yd, d$Moritorium.a)
  d$Pave.b <- knapsack(d$Delta.b, d$backlog.a, 0, 1200000, d$PCI.a)
  d$cost.b <- ifelse(d$Pave.b == 1, Costf(d$PCI.a, d$Functional, d$sq.yd),0)
  d$Moritorium.b <- Moritoriumf(d$Pave.b, d$Moritorium.a)
  d$Age.Tmp <- (1 + d$Age.a) 
  d$PCI.b <-  NewPCIf(d$Age.Tmp, d$Pave.b, d$PCI.a)
  d$Age.b <- Agef(d$PCI.b)
  d$backlog.b <- Costf(d$PCI.b, d$Functional, d$sq.yd)
  d$Delta.c <- Deltaf(d$PCI.b, d$sq.yd, d$Moritorium.b)
  d$Pave.c <- knapsack(d$Delta.c, d$backlog.b, 0, 1200000, d$PCI.b)
  d$cost.c <- ifelse(d$Pave.c == 1, Costf(d$PCI.b, d$Functional, d$sq.yd),0)
  d$Moritorium.c <- Moritoriumf(d$Pave.c, d$Moritorium.b)
  d$Age.Tmp <- (1 + d$Age.b) 
  d$PCI.c <-  NewPCIf(d$Age.Tmp, d$Pave.c, d$PCI.b)
  d$Age.c <- Agef(d$PCI.c)
  d$backlog.c <- Costf(d$PCI.c, d$Functional, d$sq.yd)
  d$Delta.d <- Deltaf(d$PCI.c, d$sq.yd, d$Moritorium.c)
  d$Pave.d <- knapsack(d$Delta.d, d$backlog.c, 0, 1200000, d$PCI.c)
  d$cost.d <- ifelse(d$Pave.d == 1, Costf(d$PCI.c, d$Functional, d$sq.yd),0)
  d$Moritorium.d <- Moritoriumf(d$Pave.d, d$Moritorium.c)
  d$Age.Tmp <- (1 + d$Age.c) 
  d$PCI.d <-  NewPCIf(d$Age.Tmp, d$Pave.d, d$PCI.c)
  d$Age.d <- Agef(d$PCI.d)
  d$backlog.d <- Costf(d$PCI.d, d$Functional, d$sq.yd)
  d$Delta.e <- Deltaf(d$PCI.d, d$sq.yd, d$Moritorium.d)
  d$Pave.e <- knapsack(d$Delta.e, d$backlog.d, 0, 1200000, d$PCI.d)
  d$cost.e <- ifelse(d$Pave.e == 1, Costf(d$PCI.d, d$Functional, d$sq.yd),0)
  d$Moritorium.e <- Moritoriumf(d$Pave.e, d$Moritorium.d)
  d$Age.Tmp <- (1 + d$Age.d) 
  d$PCI.e <-  NewPCIf(d$Age.Tmp, d$Pave.e, d$PCI.d)
  d$Age.e <- Agef(d$PCI.e)
  d$backlog.e <- Costf(d$PCI.e, d$Functional, d$sq.yd)
  return(sum(d$backlog))
}


# Visualizations ####
library(ggplot2)

my.theme <- 
  theme(plot.background = element_blank(), # Remove background
        panel.grid.major = element_blank(), # Remove gridlines
        panel.grid.minor = element_blank(), # Remove more gridlines
        panel.border = element_blank(), # Remove border
        panel.background = element_blank(), # Remove more background
        axis.ticks = element_blank(), # Remove axis ticks
        axis.text=element_text(size=24), # Enlarge axis text font
        axis.title=element_text(size=26), # Enlarge axis title font
        plot.title=element_text(size=42, hjust=0) # Enlarge, left-align title
        #,axis.text.x = element_text(angle=60, hjust = 1) # Uncomment if X-axis unreadable 
  )

p <- qplot(OCI, weight = sq.yd, data = d, geom = "histogram", alpha=I(.7), main="Data By Year", ylab="Col2 Count")
p + my.theme

p <- qplot(PCI.a, weight = sq.yd, data = d, geom = "histogram", alpha=I(.7), main="Data By Year", ylab="Col2 Count")
p + my.theme

p <- qplot(PCI.b, weight = sq.yd, data = d, geom = "histogram", alpha=I(.7), main="Data By Year", ylab="Col2 Count")
p + my.theme

p <- qplot(PCI.c, weight = sq.yd, data = d, geom = "histogram", alpha=I(.7), main="Data By Year", ylab="Col2 Count")
p + my.theme

p <- qplot(PCI.d, weight = sq.yd, data = d, geom = "histogram", alpha=I(.7), main="Data By Year", ylab="Col2 Count")
p + my.theme

p <- qplot(PCI.e, weight = sq.yd, data = d, geom = "histogram", alpha=I(.7), main="Data By Year", ylab="Col2 Count")
p + my.theme